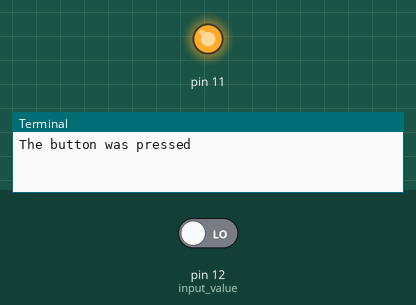
The program below on a simulated Raspberry Pi (header pin numbers). On the bench: output pins drawn as LEDs (lit = HIGH), the last lines printed to the terminal. The test bench sets the inputs (shaded band); at power-on: pin 12 (input_value) LOW.

Above: at 1.2 s.
1.3 s: pin 12 (input_value) driven HIGH
At 2.2 s:
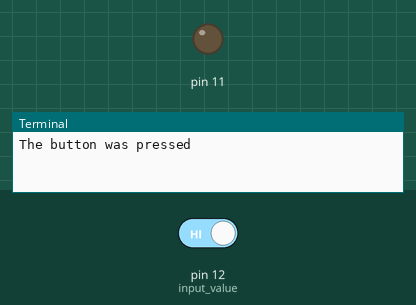
2.8 s: pin 12 (input_value) driven LOW
At 3.4 s:
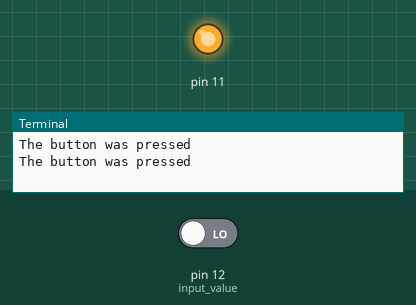
Timing chart, 0 to 5.8 s (numbered marks = the images above; inputs shaded):
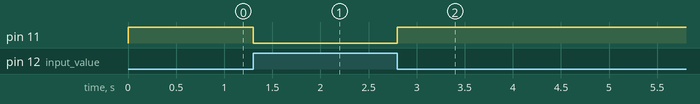

Measured:
- after the input at 1.3 s, pin 11: HIGH → LOW at once
- after the input at 2.8 s, pin 11: LOW → HIGH at once

The program:

button.py
```python
import RPi.GPIO as GPIO

GPIO.setmode(GPIO.BOARD)
GPIO.setup(12, GPIO.IN)
GPIO.setup(11, GPIO.OUT)

while True:
    input_value = GPIO.input(12)

    if input_value == False:
        print("The button was pressed")
        GPIO.output(11, True)

        while input_value == False:
            input_value = GPIO.input(12)
    else:
        GPIO.output(11, False)
        while input_value == True:
            input_value = GPIO.input(12)

# while True:
#     input_value = GPIO.input(12)
#     if input_value == False:
#         print("The button has been pressed.")
#         while input_value == False:
#             input_value = GPIO.input(12)
```
